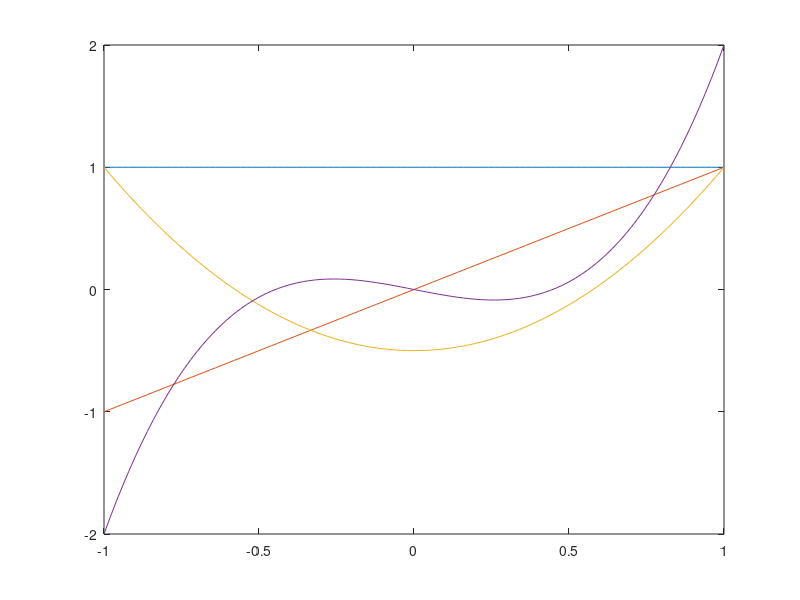

Here is the MATLAB script that generated this plot: (Note: this script raises an error after producing the figure.)
x=linspace(-1,1,101);
p0=ones(1,101);
p1=x;
p2=(3/2)*x.^2-1/2;
p3=(5/2)*x.^3-x/2;
plot(x,p0);
hold on;plot(x,p1);
hold on;plot(x,p2);
hold on;plot(x,p3);

m=2;n=3;
a0=f0(m,n)
a1=f1(m,n)
a2=f2(m,n)
a3=f3(m,n)